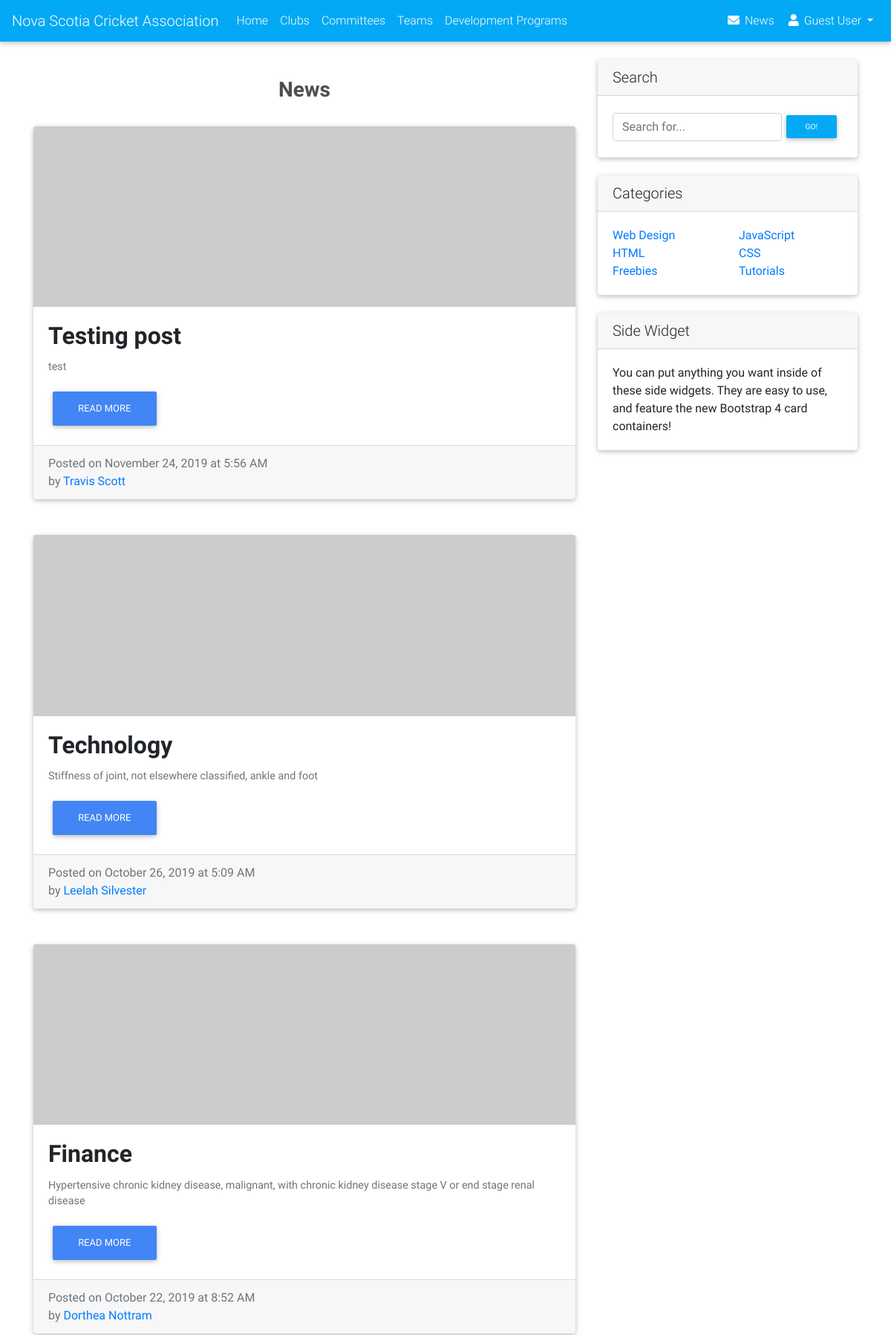
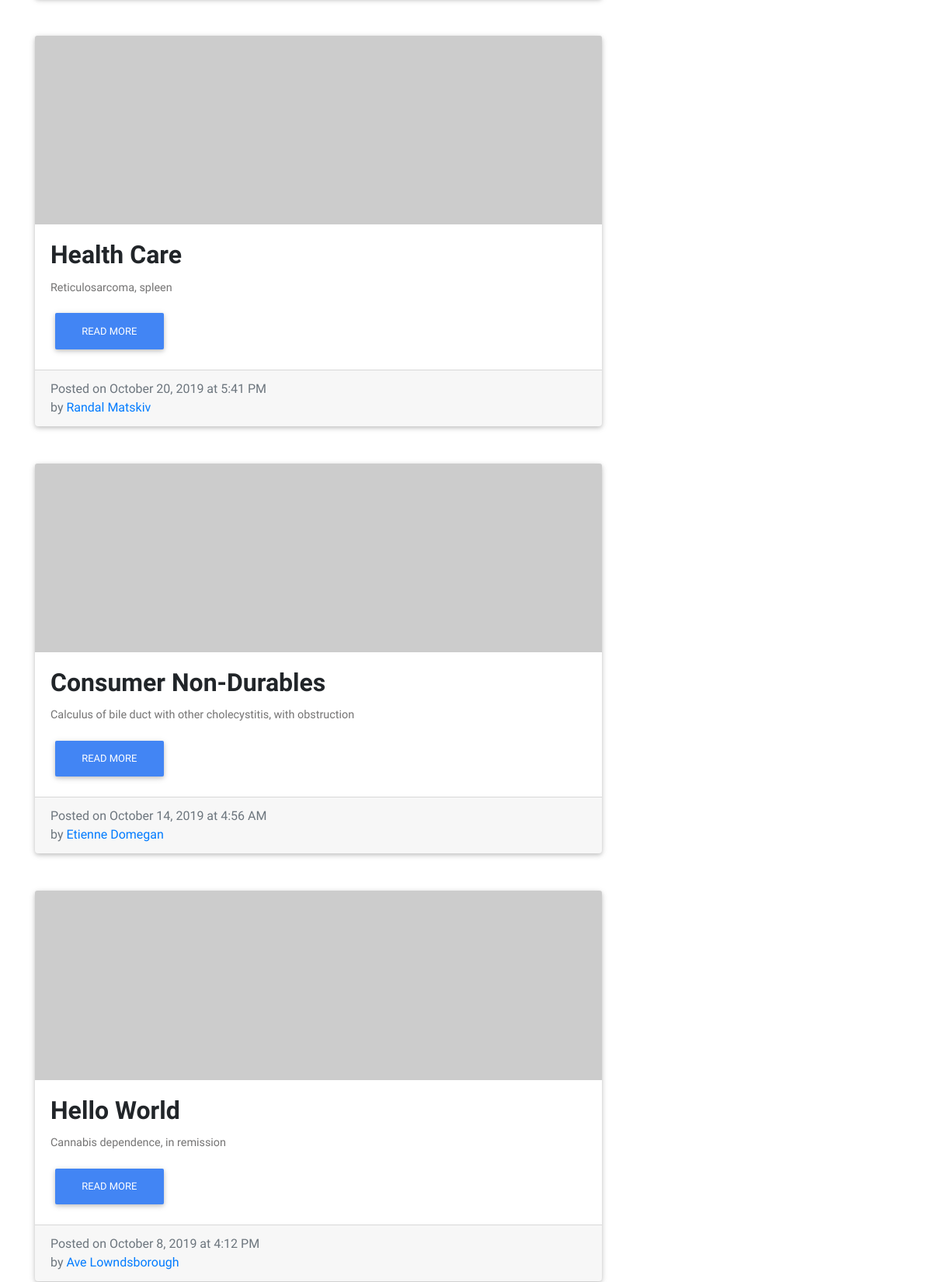
Screenshot of /news.php (signed in, upper part) with the database file from the repository (2 pictures, top to bottom).
### tables this page shows
CREATE TABLE `nsca_news` (
  `NewsID` int NOT NULL,
  `UserID` int NOT NULL,
  `Title` varchar(128) DEFAULT NULL,
  `FirstName` varchar(64) DEFAULT NULL,
  `LastName` varchar(64) DEFAULT NULL,
  `Email` varchar(64) DEFAULT NULL,
  `Date` datetime DEFAULT NULL,
  `Content` text,
  `Pictures` text,
  `Videos` text
);

### db/dbFunctions.php (called while the page is built, shortened)
<?php
function getAnnouncements($conn){
    $stmt = $conn->prepare("SELECT * FROM NSCA_News ORDER BY Date DESC");
    $stmt->execute();
    $allAnnouncements = $stmt->get_result();
    return $allAnnouncements;
}

### news.php (the view, shortened to what this page needs)
<?php
    include_once 'includes/components/header.php';
?>
<div class="container">
    <div class="row">
        <div class="col-md-8">
            <br><br>
            <h3 class="text-center font-weight-bold dark-grey-text mb-4 pb-2">News</h3>
            <?php
            $conn = OpenCon();
            if (isset($_GET['searchAnnouncement'])){
                $allAnnouncements = searchAnnouncements($conn, $_GET['searchAnnouncement']);
                echo mysqli_error($conn);
            } else {
                $allAnnouncements = getAnnouncements($conn);
            }
            while($row = mysqli_fetch_array($allAnnouncements)) {
                ?>
                <div class="card mb-4">
                    <div>
                        <img class="card-img-top" src="http://placehold.it/900x300" alt="">
                    </div>
                    <div class="card-body">
                        <h2 class="card-title font-weight-bold"><?php echo $row['Title']; ?></h2>
                        <?php
                        $content = substr($row['Content'],0 ,  300);
                        ?>
                        <p class="card-text"><?php echo $content;?></p>
                        <a href="singleNews.php?id=<?php echo $row['NewsID']?>" class= "btn btn-primary">Read More</a>
                    </div>
                    <div class="card-footer text-muted">
                        Posted on <?php echo date("F j, Y", strtotime($row['Date'])) . " at ". date("g:i A", strtotime($row['Date'])); ?>
                        <br>
                        by <a href="UserProfile.php?profile=<?=$row['UserID']?>"><?php echo $row['FirstName'] . " " . $row['LastName']; ?></a>
                    </div>
                </div>
                <br>
                <?php
            }
            ?>
        </div>
        <div class="col-md-4">
            <div class="card my-4">
                <h5 class="card-header">Search</h5>
                <div class="card-body">
                    <div class="input-group">
                        <form class="form-inline" action="<?php $_SERVER['PHP_SELF']; ?>" method="GET">
                            <input type="text" name="searchAnnouncement" class="form-control" placeholder="Search for...">
                            <span class="input-group-btn">
                             <button class="btn btn-sm light-blue text-white" type="submit" name="submitSearch">Go!</button></span>
                        </form>
                    </div>
                </div>
            </div>
            <div class="card my-4">
                <h5 class="card-header">Categories</h5>
                <div class="card-body">
                    <div class="row">
                        <div class="col-lg-6">
                            <ul class="list-unstyled mb-0">
                                <li>
                                    <a href="#">Web Design</a>
                                </li>
                                <li>
                                    <a href="#">HTML</a>
                                </li>
                                <li>
                                    <a href="#">Freebies</a>
                                </li>
                            </ul>
                        </div>
                        <div class="col-lg-6">
                            <ul class="list-unstyled mb-0">
                                <li>
                                    <a href="#">JavaScript</a>
                                </li>
                                <li>
                                    <a href="#">CSS</a>
                                </li>
                                <li>
                                    <a href="#">Tutorials</a>
                                </li>
                            </ul>
                        </div>
                    </div>
                </div>
            </div>
            <div class="card my-4">
                <h5 class="card-header">Side Widget</h5>
                <div class="card-body">
                    You can put anything you want inside of these side widgets. They are easy to use, and feature the new Bootstrap 4 card containers!
                </div>
            </div>
        </div>
    </div>
</div>
<?php
include 'includes/components/footer.php'
?>

### rows the page displays
nsca_news: Title "Testing post", Content "test", Date "November 24, 2019", Date "5:56 AM", FirstName "Travis", LastName "Scott"
nsca_news: Title "Technology", Content "Stiffness of joint, not elsewhere classified, ankle and foot", Date "October 26, 2019", Date "5:09 AM", FirstName "Leelah", LastName "Silvester"
nsca_news: Title "Finance", Content "Hypertensive chronic kidney disease, malignant, with chronic kidney disease stage V or end stage renal disease", Date "October 22, 2019", Date "8:52 AM", FirstName "Dorthea", LastName "Nottram"
nsca_news: Title "Health Care", Content "Reticulosarcoma, spleen", Date "October 20, 2019", Date "5:41 PM", FirstName "Randal", LastName "Matskiv"
nsca_news: Title "Consumer Non-Durables", Content "Calculus of bile duct with other cholecystitis, with obstruction", Date "October 14, 2019", Date "4:56 AM", FirstName "Etienne", LastName "Domegan"
nsca_news: Title "Hello World", Content "Cannabis dependence, in remission", Date "October 8, 2019", Date "4:12 PM", FirstName "Ave", LastName "Lowndsborough"

### other values shown
$_SESSION['FirstName'] "Guest"
$_SESSION['LastName'] "User"
